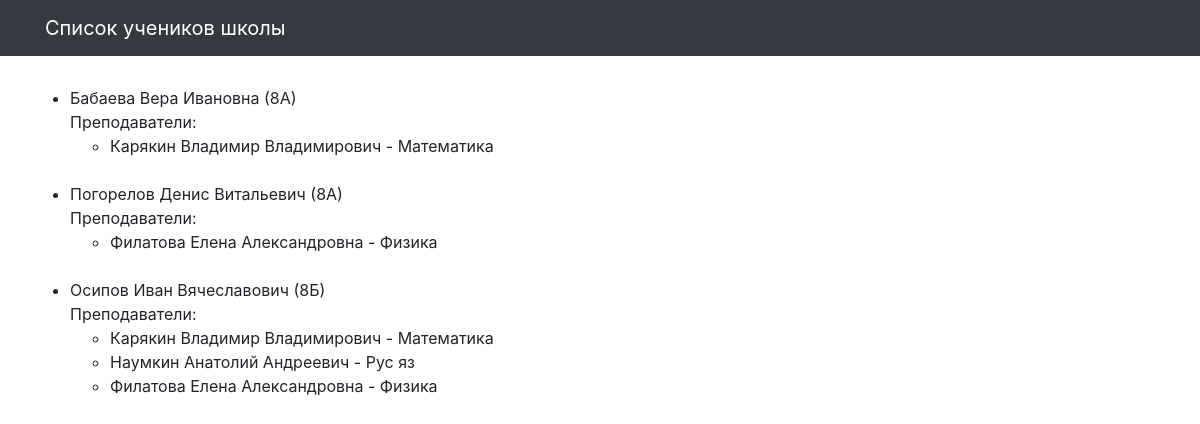
The page / on the database its author committed.
### school/models.py (models this page shows, shortened)
class Student(models.Model):
    name = models.CharField(max_length=30, verbose_name='Имя')
    group = models.CharField(max_length=10, verbose_name='Класс')
    teacher = models.ManyToManyField('Teacher', related_name='student')
    class Meta:
        verbose_name = 'Ученик'
        verbose_name_plural = 'Ученики'

class Teacher(models.Model):
    name = models.CharField(max_length=30, verbose_name='Имя')
    subject = models.CharField(max_length=10, verbose_name='Предмет')
    class Meta:
        verbose_name = 'Учитель'
        verbose_name_plural = 'Учителя'

### school/views.py (the view)
# urls.py: path('', students_list, name='students'),
def students_list(request):
    template = 'school/students_list.html'
    ordering = 'group'
    students = Student.objects.order_by(ordering).prefetch_related('teacher').values('id', 'name', 'group',
                                                                                     'teacher__name',
                                                                                     'teacher__subject')
    object_list = []
    ids = []  # вспомогательный списко
    for student in students:
        if student['id'] not in ids:
            ids.append(student['id'])
            object_list.append({
                'id': student['id'],
                'name': student['name'],
                'group': student['group'],
                'teachers': [{'name': student['teacher__name'], 'subject': student['teacher__subject']}],
            }
            )
        else:
            for element in object_list:
                if element['id'] == student['id']:
                    element['teachers'].append(
                        {'name': student['teacher__name'], 'subject': student['teacher__subject']}
                    )
    context = {
        'object_list': object_list
    }
    print(context)
    return render(request, template, context)

### templates/school/students_list.html (shortened to what this page needs)
{% extends "school/base.html" %}
{% load static %}
{% block content %}
<div class="row">
    <ul>
        {% for student in object_list %}
        <li>{{ student.name }} ({{ student.group }}) <br> Преподаватели:
            <ul>{% for teacher in student.teachers %}
            <li>{{ teacher.name }} - {{ teacher.subject }}</li>
              {% endfor %}</ul>
            <br>
        </li>
        {% endfor %}
    </ul>
</div>
{% endblock %}

### templates/school/base.html (shortened to what this page needs)
<!DOCTYPE html>
{% load static %}
<html>
  <head>
    <link href="{% static  "css/bootstrap.min.css"  %}" rel="stylesheet">
    <link href="{% static  "css/3-col-portfolio.css" %}" rel="stylesheet">
  </head>
  <body>
    <nav class="navbar navbar-expand-lg navbar-dark bg-dark fixed-top">
      <div class="container">
        <a class="navbar-brand" href="#">Список учеников школы</a>
      </div>
    </nav>
    <div class="container">{% block content %}{% endblock %}</div>
  </body>
</html>

### static/css/3-col-portfolio.css (style rules this page uses)
body { padding-top: 84px; padding-bottom: 84px; }
@media (min-width: 992px) { body { padding-top: 86px; padding-bottom: 86px; } }

### rows shown on the page
Student: name "Бабаева Вера Ивановна", group "8А"
Teacher: name "Карякин Владимир Владимирович", subject "Математика"
Student: name "Погорелов Денис Витальевич", group "8А"
Teacher: name "Филатова Елена Александровна", subject "Физика"
Student: name "Осипов Иван Вячеславович", group "8Б"
Teacher: name "Наумкин Анатолий Андреевич", subject "Рус яз"
